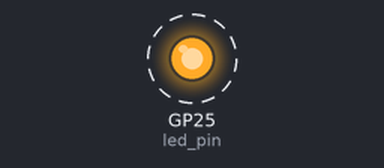
Bench run of a program on a simulated Raspberry Pi Pico running MicroPython. Parts: output pins drawn as LEDs (lit = HIGH). Dashed ring = blinking.

Above: at 0.5 s.
Timing chart, 0 to 4.6 s (numbered marks = the images above):
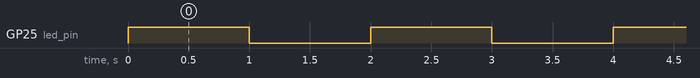

The program:

main.py
```python
import machine
import time


led_pin = machine.Pin("LED", machine.Pin.OUT)  # GPIO pin 25 controls the onboard LED

while True:
    led_pin.toggle()  # Toggle the LED state
    time.sleep(1)    # Wait for 1 second
```

Measured:
- by itself, GP25 (led_pin): alternates HIGH for 1.0 s and LOW for 1.0 s
